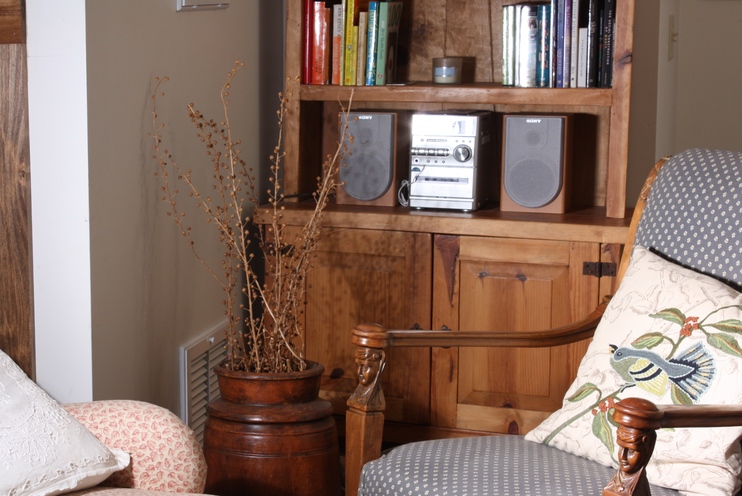
#> input picture A4/data/I3/a.png, 742 x 496 px
$ python demo.py
#> lines starting #> are read from the running program, lines starting #| are printed output that depends on the picture
### A4/src/src.py
import numpy as np
import cv2 as cv
import sys
import math

# images is a dict of numpy arrays, containing images
def keyPoints(images):
    # for every image find keypoint discriptors
    sift = cv.xfeatures2d.SIFT_create()
    imageKeyPoints = {}
    imageDescriptors = {}
    for i in range(len(images)):
        img = images[i]
        # finding dicriptors
        img = cv.cvtColor(img, cv.COLOR_BGR2GRAY)
        keyPoints, descriptors = sift.detectAndCompute(img, None)
        imageDescriptors[i] = descriptors
        imageKeyPoints[i] = keyPoints
    # compare each image with every other
    return (imageKeyPoints, imageDescriptors)

def keyPointMatching(images, imageKeyPoints, imageDescriptors, imgA, imgB, lowsR):
    FLANN_INDEX_KDTREE = 0
    index_params = dict(algorithm=FLANN_INDEX_KDTREE, trees=5)
    search_params = dict(checks=50)   # or pass empty dictionary
    flann = cv.FlannBasedMatcher(index_params,search_params)
    matches = flann.knnMatch(imageDescriptors[imgA],
                             imageDescriptors[imgB], k=2)
                             # matches 2 nearest neigbours
    #using lows ratio test
    good = [[],[]]
    for i, (m, n) in enumerate(matches):
        if m.distance < lowsR * n.distance: # if closest match is ratio
                                          # closer than the second closest one,
                                          # then the match is good
            good[0].append(imageKeyPoints[imgA][m.queryIdx].pt)
            good[1].append(imageKeyPoints[imgB][m.trainIdx].pt)
    return good

def createCanvas(img, factor=(3,3)):
    height, width, chnl = img.shape
    return np.zeros((height*factor[1], width*factor[0], chnl), dtype=np.uint16)

def findEpilines(Points, F):
    temp = cv.computeCorrespondEpilines(Points, 1, F)
    return np.squeeze(temp, axis=1)

# [61 lines left out: functions findValidPoints, findCustomDiscriptor, not called in this run]

### A4/src/demo.py
'''
Author: Apoorv Agnihotri

Code samples from:
https://kushalvyas.github.io/stitching.html
'''
import cv2 as cv
from src import *
import numpy as np
import matplotlib.pyplot as plt


##########################################################
# Hyperparameters
##########################################################
width_epipolar = 3 # width/2 of the epiline to chck correspondences
method = 'sift' # when we use sift or basic discriptor
channel = 'RGB' # when we use basic dicriptor
lowsR = 0.7 # low's ratio
width = 200
pathI = 'I3' # image path

##########################################################
#Reading files
##########################################################
path = '../data/' + pathI + '/'
imagesNames = ['a.png', 'b.png']
images = {} # will have 3 channel color imgs
imageNos = len(imagesNames)
imgB = 1

##########################################################
#Rescaling
##########################################################
images = {}
for i in range(len(imagesNames)):
    img = imagesNames[i]
    print(path + img)
    temp = cv.imread(path + img)
#> temp is the input picture: shape (496, 742, 3); mean B, G, R 102.7, 114.6, 139.1
    scale_percent = width*100/temp.shape[1]
#> scale_percent = 26.95
    height = int(temp.shape[0] * scale_percent / 100)
#> height = 133
    dim = (width, height)
#> dim = (200, 133)
    temp = cv.resize(temp, dim, interpolation=cv.INTER_CUBIC)
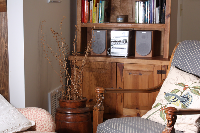
#> temp: shape (133, 200, 3); mean B, G, R 102.8, 114.7, 139.3
    images[i]=temp
#> pass 2 of the loop `for i in range(len(imagesNames)):`:
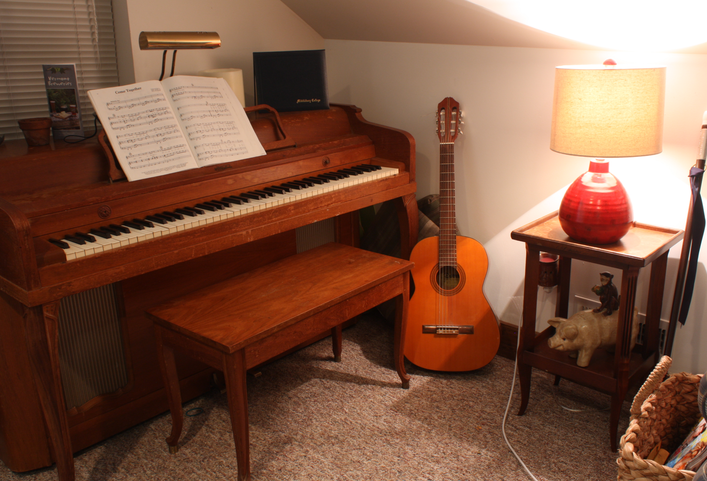
#> input picture A4/data/I3/b.png, 707 x 481 px
#> temp is the input picture: shape (481, 707, 3); mean B, G, R 65.9, 86.2, 126.3
#> `temp = cv.resize(temp, dim, interpolation=cv.INTER_CUBIC)`:
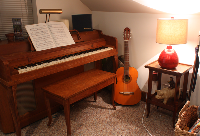
#> temp: shape (136, 200, 3); mean B, G, R 65.9, 86.3, 126.4
del temp

##########################################################
#Finding KeyPoints and Discriptors
##########################################################
print('finding keypoints and discriptors')
imageKeyPoints, imageDescriptors = keyPoints(images)
#> the loop in keyPoints, `for i in range(len(images)):` made 2 passes
#> pass 1, in keyPoints, `img = cv.cvtColor(img, cv.COLOR_BGR2GRAY)`:
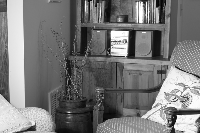
#> img: shape (133, 200); min 1, max 255, mean 120.7
#> pass 2, in keyPoints, `img = cv.cvtColor(img, cv.COLOR_BGR2GRAY)`:
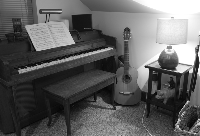
#> img: shape (136, 200); min 4, max 255, mean 95.9
#> after the loop in keyPoints, `for i in range(len(images)):`: imageDescriptors = 2 items
#> imageKeyPoints = 2 items; imageDescriptors = 2 items
print('done keypoints and discriptors')

##########################################################
#Finding matchings
##########################################################
print('finding keymatches')
goodMatchings={}
for i in range(imageNos-1):
    imgA = i
    goodMatchings[(imgA,imgB)]= keyPointMatching(images,
                              imageKeyPoints, imageDescriptors,
                              imgA, imgB, lowsR)
#> this loop made 1 pass
#> matches in keyPointMatching on pass 1: 188 matches
#> after the loop, goodMatchings = {(0, 1): [[], []]}
print('done keymatches')

##########################################################
# Finding F the pair of image
##########################################################
print('finding Fundamentals')
for i in range(imageNos -1):
    imgA = i
    list_kp = goodMatchings[(imgA, imgB)]
    # finding the fundamental matrices, using ransac
#> (the run stopped early here; a loop or call above may not have finished)
